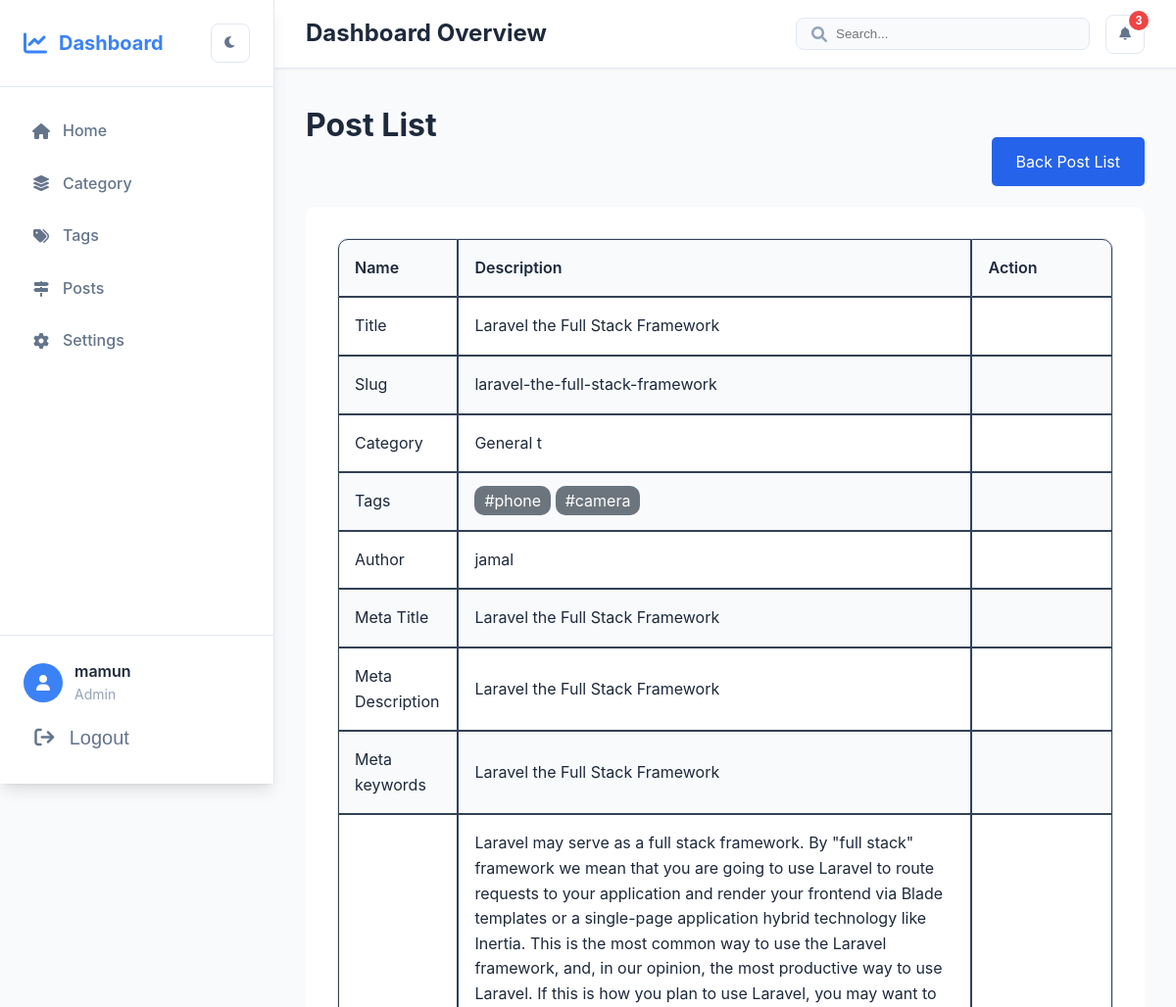
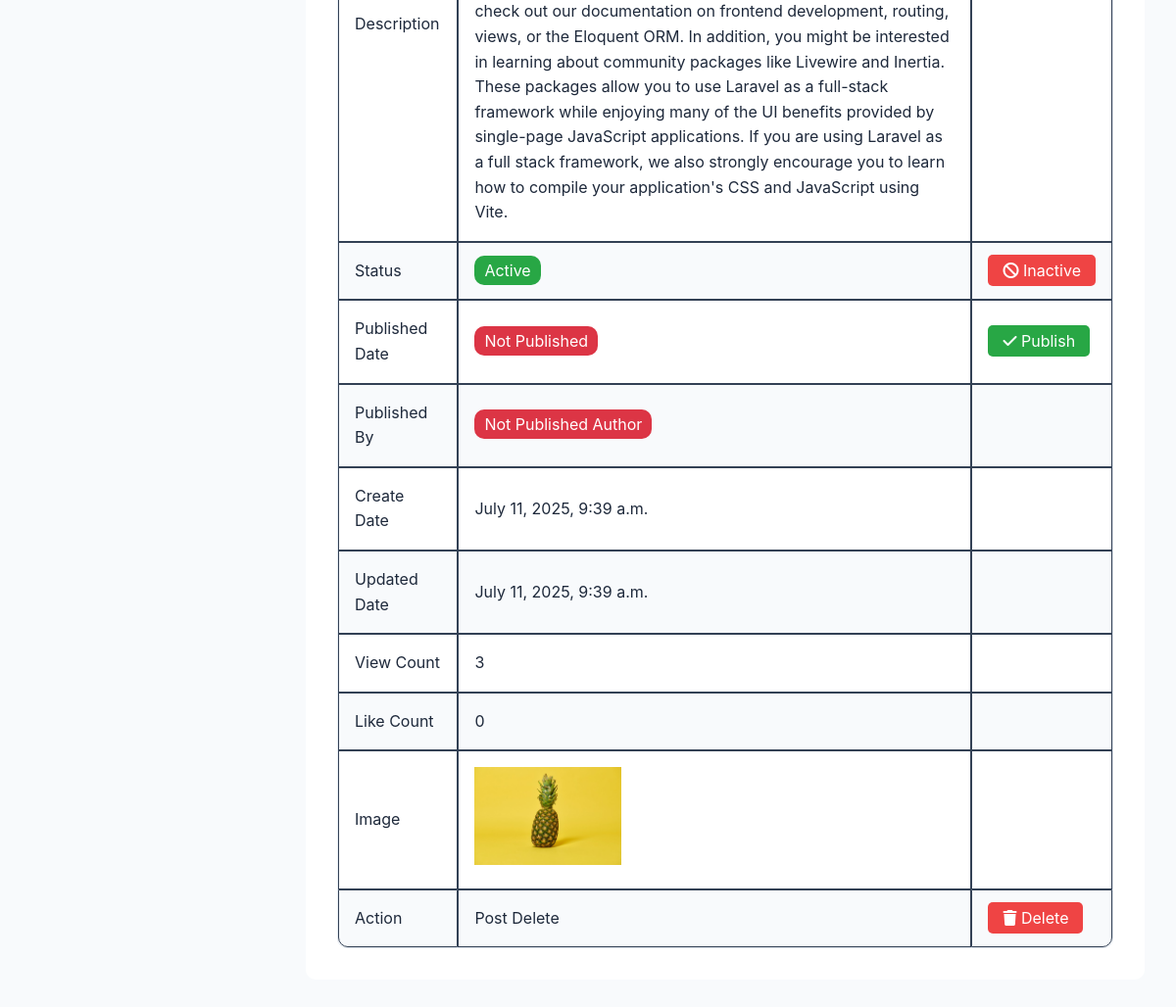
The page /backend/post/details/4/ (signed in) on the database its author committed (2 pictures, top to bottom).
### blog/models.py (models this page shows, shortened)
class Post(models.Model):
    title = models.CharField(max_length=200)
    slug = models.SlugField(max_length=200, unique=True)
    author = models.ForeignKey(User, on_delete=models.CASCADE)
    category = models.ForeignKey(Category, on_delete=models.CASCADE)
    tags = models.ManyToManyField(Tag, blank=True, related_name='tag_posts')
    parent = models.ForeignKey('self', on_delete=models.SET_NULL, null=True, blank=True)
    meta_title = models.CharField(max_length=200, null=True, blank=True)
    meta_description = models.TextField(null=True, blank=True)
    meta_keywords = models.CharField(max_length=200, null=True, blank=True)
    description = RichTextField()
    image = models.ImageField(upload_to='blog_images/', null=True, blank=True)
    is_active = models.BooleanField(default=True)
    published_at = models.DateTimeField(null=True, blank=True)
    published_by = models.ForeignKey(User, null=True, blank=True, on_delete=models.CASCADE, related_name='published_posts')
    created_at = models.DateTimeField(auto_now_add=True)
    updated_at = models.DateTimeField(auto_now=True)
    views_count = models.IntegerField(default=0)
    userLikes = models.ManyToManyField(User, blank=True, related_name='post_likes')
    def save(self, *args, **kwargs):
        super().save(*args, **kwargs)
    class Meta:
        ordering = ['-created_at']

class Category(models.Model):
    name = models.CharField(max_length=200)
    slug = models.SlugField(max_length=200, unique=True)
    active = models.BooleanField(default=True)
    created_at = models.DateTimeField(auto_now_add=True)
    updated_at = models.DateTimeField(auto_now=True)
    class Meta:
        ordering = ['-created_at']

class Tag(models.Model):
    name = models.CharField(max_length=200)
    slug = models.SlugField(max_length=200, unique=True)
    active = models.BooleanField(default=True)
    created_at = models.DateTimeField(auto_now_add=True)
    updated_at = models.DateTimeField(auto_now=True)
    class Meta:
        ordering = ['-created_at']

### blog/views.py (the view)
# urls.py: path('backend/post/details/<int:id>/', views.post_details, name='post_details'),
@login_required(login_url='login')
def post_details(request, id):
    post = get_object_or_404(Post, id=id)
    post.views_count += 1
    post.save(update_fields=['views_count'])
    context = {
        'post': post,
    }
    return render(request, 'post/post_details.html', context)

### blog/templates/post/post_details.html (shortened to what this page needs)
{% extends 'dashboard.html' %}
{% load static %}
{% block content %}
    <h1>Post List</h1>
    <div class="btn_container">
        <a href="{% url 'post_list' %}" class="btn-primary">
            Back Post List
        </a>
    </div>
    <div class="post_container">
        <table class="table_border_radius">
            <thead>
                <th>Name</th>
                <th>Description</th>
                <th>Action</th>
            </thead>
            <tbody>
                    <tr>
                        <td>
                            Title
                        </td>
                        <td>
                            {{ post.title}}
                        </td>
                        <td>
                        </td>
                    </tr>
                    <tr>
                        <td>
                            Slug
                        </td>
                        <td>
                            {{ post.slug}}
                        </td>
                        <td></td>
                    </tr>
                    <tr>
                        <td>
                            Category
                        </td>
                        <td>
                            {{ post.category.name}}
                        </td>
                        <td></td>
                    </tr>
                    <tr>
                        <td>
                            Tags
                        </td>
                        <td>
                            {% for tag in post.tags.all %}
                                <span class="badge bg-secondary">#{{ tag.name }}</span>
                            {% endfor %}
                        </td>
                        <td></td>
                    </tr>
                    <tr>
                        <td>
                            Author
                        </td>
                        <td>
                            {{ post.author.username}}
                        </td>
                        <td></td>
                    </tr>
                    <tr>
                        <td>
                            Meta Title
                        </td>
                        <td>
                            {{ post.meta_title}}
                        </td>
                        <td></td>
                    </tr>
                    <tr>
                        <td>
                            Meta Description
                        </td>
                        <td>
                            {{ post.meta_description }}
                        </td>
                        <td></td>
                    </tr>
                    <tr>
                        <td>
                            Meta keywords
                        </td>
                        <td>
                            {{ post.meta_keywords }}
                        </td>
                        <td></td>
                    </tr>
                    <tr>
                        <td>
                            Description
                        </td>
                        <td>
                            {{ post.description }}
                        </td>
                        <td></td>
                    </tr>
                    <tr>
                        <td>
                            Status
                        </td>
                        <td>
                            {% if post.is_active == True %}
                                <span class="badge bg-success">Active</span>
                            {% else %}
                                <span class="badge bg-danger">Inactive</span>
                            {% endif %}
                        </td>
                        <td>
                            {% if post.is_active == True %}
                                <a href="{% url 'post_inactive_details' post.id %}" class="delete_btn"><i class="fa fa-ban"></i> Inactive</a>
                            {% else %}
                                <a href="{% url 'post_active_details' post.id %}" class="btn-success"><i class="fa fa-check"></i> Active</a>
                            {% endif %}
                        </td>
                    </tr>
                    <tr>
                        <td>
                            Published Date
                        </td>
                        <td>
                            {% if post.published_at %}
                                <span class="badge bg-success">Published</span> at {{ post.published_at }}
                            {% else %}
                                <span class="badge bg-danger">Not Published</span>
                            {% endif %}
                        </td>
                        <td>
                            {% if post.published_at %}
                                <a href="{% url 'post_unpublished' post.id %}" class="delete_btn">
                                    <i class="fa fa-ban"></i> Unpublish
                                </a>
                            {% else %}
                                <a href="{% url 'post_published' post.id %}" class="btn-success">
                                    <i class="fa fa-check"></i> Publish
                                </a>
                            {% endif %}
                        </td>
                    </tr>
                    <tr>
                        <td>
                            Published By
                        </td>
                        <td>
                            {% if post.published_by %}
                                <span class="badge bg-success">Published</span> by {{ post.published_by }}
                            {% else %}
                                <span class="badge bg-danger">Not Published Author</span>
                            {% endif %}
                        </td>
                        <td>
                        </td>
                    </tr>
                    <tr>
                        <td>
                            Create Date
                        </td>
                        <td>
                            {{ post.created_at }}
                        </td>
                        <td>
                        </td>
                    </tr>
                    <tr>
                        <td>
                            Updated Date
                        </td>
                        <td>
                            {{ post.updated_at }}
                        </td>
                        <td>
                        </td>
                    </tr>
                    <tr>
                        <td>
                            View Count
                        </td>
                        <td>
                            {{ post.views_count }}
                        </td>
                        <td>
                        </td>
                    </tr>
                    <tr>
                        <td>
                            Like Count
                        </td>
                        <td>
                            {{ post.userLikes.count }}
                        </td>
                        <td>
                        </td>
                    </tr>
                    <tr>
                        <td>
                            Image
                        </td>
                        <td>
                            <img src="{{ post.image.url }}" class="img-fluid" width="150">
                        </td>
                        <td>
                        </td>
                    </tr>
                    <tr>
                        <td>
                            Action
                        </td>
                        <td>
                            Post Delete
                        </td>
                        <td>
                            <a href="{% url 'post_delete_details' post.id %}" class="delete_btn"><i class="fa fa-trash"></i> Delete</a>
                        </td>
                    </tr>
            </tbody>
        </table>
    </div>
{% endblock content %}

### templates/dashboard.html (shortened to what this page needs)
{% load static %}
<!DOCTYPE html>
<html lang="en">
<head>
    <link rel="stylesheet" href="{% static 'dashboard/styles.css' %}">
    <link href="https://cdnjs.cloudflare.com/ajax/libs/font-awesome/6.0.0/css/all.min.css" rel="stylesheet">
</head>
<body>
    <div class="dashboard">
        <aside class="sidebar">
            <div class="sidebar-header">
                <div class="logo">
                    <i class="fas fa-chart-line"></i>
                    <span>Dashboard</span>
                </div>
                <button class="theme-toggle" id="themeToggle">
                    <i class="fas fa-moon"></i>
                </button>
            </div>
            <nav class="sidebar-nav">
                <ul>
                    <li class="nav-item {% if 'dashboard' in request.path %}active{% endif %}">
                        <a href="{% url 'dashboard' %}" class="nav-link">
                            <i class="fas fa-home"></i>
                            <span>Home</span>
                        </a>
                    </li>
                    <li class="nav-item {% if 'category_list' in request.path %}active{% endif %}">
                        <a href="{% url 'category_list' %}" class="nav-link">
                            <i class="fa-solid fa-layer-group"></i>
                            <span>Category</span>
                        </a>
                    </li>
                    <li class="nav-item {% if 'tags_list' in request.path %}active{% endif %}">
                        <a href="{% url 'tags_list' %}" class="nav-link">
                            <i class="fa fa-tags"></i>
                            <span>Tags</span>
                        </a>
                    </li>
                    <li class="nav-item {% if 'post_list' in request.path %}active{% endif %}">
                        <a href="{% url 'post_list' %}" class="nav-link">
                            <i class="fa-solid fa-signs-post"></i>
                            <span>Posts</span>
                        </a>
                    </li>
                    <li class="nav-item {% if 'profile_settings' in request.path %}active{% endif %}">
                        <a href="{% url 'profile_settings' %}" class="nav-link">
                            <i class="fas fa-cog"></i>
                            <span>Settings</span>
                        </a>
                    </li>
                </ul>
            </nav>
            <div class="sidebar-footer">
                <div class="user-profile">
                    <div class="user-avatar">
                        <i class="fas fa-user"></i>
                    </div>
                    <div class="user-info">
                        <span class="user-name">{{ user.username }}</span>
                        <span class="user-role">{% if user.is_superuser %}Admin{% else %}User{% endif %}</span>
                    </div>
                </div>
                <div class="logout-info">
                    <form action="{% url 'logout' %}" method="POST">
                        <button type="submit" class="logout-btn">
                            <i class="fa fa-sign-out"></i>
                            <span>Logout</span>
                        </button>
                    </form>
                </div>
            </div>
        </aside>
        <main class="main-content">
            <header class="main-header">
                <div class="header-left">
                    <h1>Dashboard Overview</h1>
                </div>
                <div class="header-right">
                    <div class="search-box">
                        <i class="fas fa-search"></i>
                        <input type="text" placeholder="Search...">
                    </div>
                    <button class="notification-btn">
                        <i class="fas fa-bell"></i>
                        <span class="notification-badge">3</span>
                    </button>
                </div>
            </header>
            <div class="content">
               {% block content %}{% endblock content %}
            </div>
        </main>
    </div>
</body>
</html>

### blog/templates/post/post_details.html (style rules this page uses)
.post_container { max-width: 1200px; margin: auto; margin-top: 2rem; padding: 2rem; background: var(--bg-primary); color: var(--text-primary); border-radius: 10px; }
.btn_container { max-width: 1200px; margin: auto; text-align: right; white-space: nowrap; }
.table_border_radius { border-collapse: separate !important; border-spacing: 0; width: 100%; border: solid var(--border-color) 1px; border-radius: 10px; }
.table_border_radius th, .table_border_radius td { padding: 1rem; color: var(--text-primary); border: 1px solid var(--border-secondary); text-align: left; }
.table_border_radius thead { background: var(--bg-secondary); }
.table_border_radius tr:nth-child(even) { background: var(--bg-secondary); }
.table_border_radius th:first-child { border-top-left-radius: 10px; }
.table_border_radius th:last-child { border-top-right-radius: 10px; }
.table_border_radius tr:last-child td:first-child { border-bottom-left-radius: 10px; }
.table_border_radius tr:last-child td:last-child { border-bottom-right-radius: 10px; }
.table_border_radius th { font-weight: 600; }
.btn-primary { background: #2563eb; padding: 15px 25px; border-radius: 5px; text-decoration: none; color: white; white-space: nowrap; }
.delete_btn { background: #ef4444; padding: 6px 15px; border-radius: 5px; text-decoration: none; color: white; white-space: nowrap; }
.btn-success { background: #28a745; padding: 6px 15px; border-radius: 5px; text-decoration: none; color: white; white-space: nowrap; }
.badge { padding: 5px 10px; border-radius: 10px; color: white; white-space: nowrap; }
.bg-success { background: #28a745; }
.bg-danger { background: #dc3545; }
.bg-secondary { background: #6c757d; }

### rows shown on the page
Post: title "Laravel the Full Stack Framework", slug "laravel-the-full-stack-framework", category.name "General t", author.username "jamal", meta_title "Laravel the Full Stack Framework", meta_description "Laravel the Full Stack Framework", meta_keywords "Laravel the Full Stack Framework", description "Laravel may serve as a full stack framework. By \"full stack\" framework we mean that you are going to use Laravel to route requests to your application and render your frontend via Blade templates or a single-page application hybrid technology like Inertia. This is the most common way to use the Laravel framework, and, in our opinion, the most productive way to use Laravel. If this is how you plan to use Laravel, you may want to check out our documentation on frontend development, routing, views, or the Eloquent ORM. In addition, you might be interested in learning about community packages like Livewire and Inertia. These packages allow you to use Laravel as a full-stack framework while…", created_at "July 11, 2025, 9:39 a.m.", updated_at "July 11, 2025, 9:39 a.m.", views_count "3", userLikes.count "0", image (picture)
Tag: name "phone"
Tag: name "camera"

### other values the page prints
{{ user.username }} "mamun"
